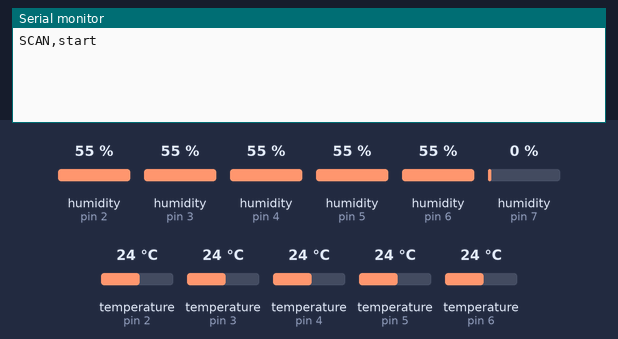
This sketch was run on a simulated Arduino Uno, built with avr-gcc and run on an emulated ATmega328P. Shown: the last lines printed to the serial monitor. Inputs (shaded band) come from the test bench; at power-on: humidity (sensors on pin 2, pin 3, pin 4, pin 5, pin 6) 55 %, humidity (sensor on pin 7) 0 %, temperature (sensors on pin 2, pin 3, pin 4, pin 5, pin 6) 24 °C.

Above: at 2.7 s.
2.8 s: humidity (sensor on pin 2) set to 22 %
At 4.6 s:
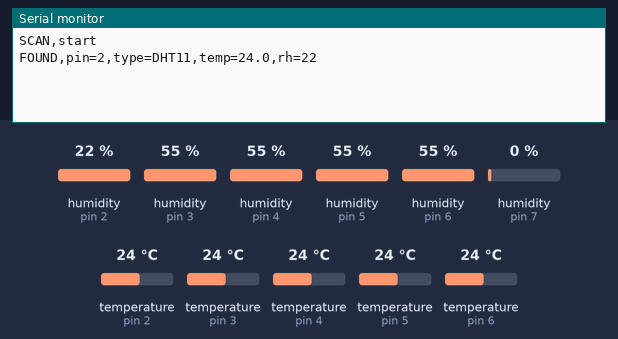
7.2 s: humidity (sensor on pin 3) set to 22 %
At 8.9 s:
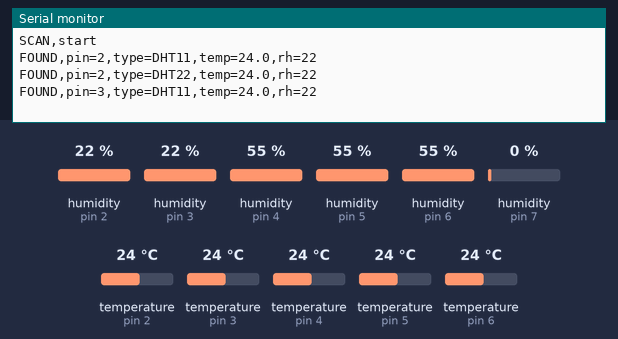
10.3 s: humidity (sensor on pin 4) set to 22 %
At 13.1 s:
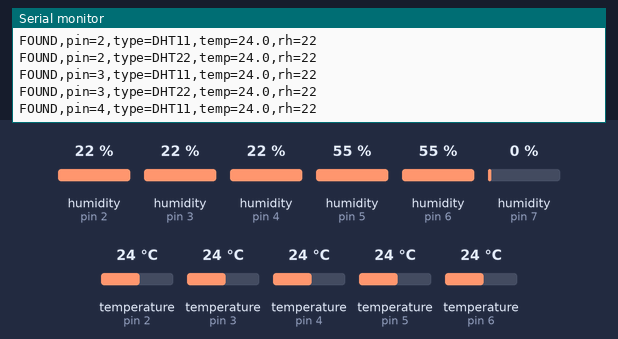
13.4 s: humidity (sensor on pin 5) set to 22 %
At 15.1 s:
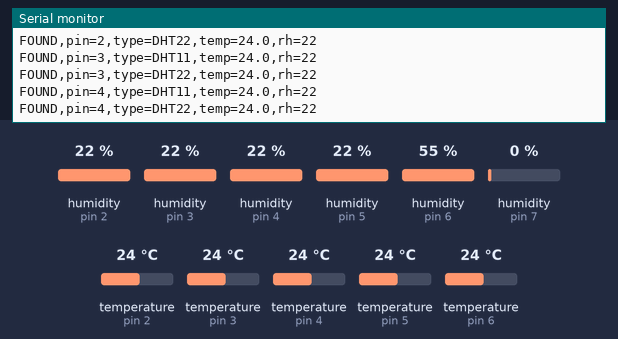
16.5 s: humidity (sensor on pin 6) set to 22 %
At 19.3 s:
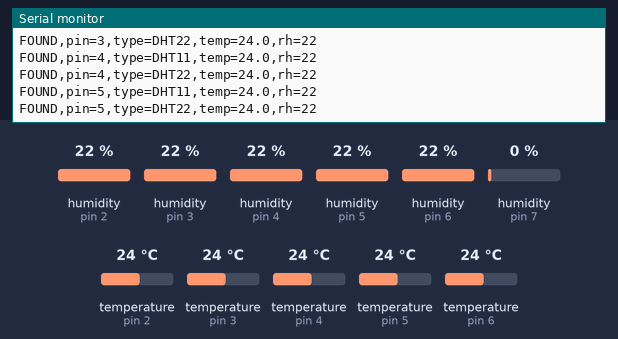
19.6 s: humidity (sensor on pin 7) set to 22 %
At 21.9 s:
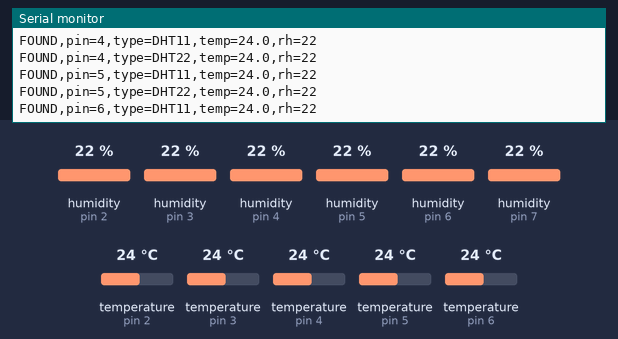
Timing chart, 0 to 23.4 s (numbered marks = the images above; inputs shaded):
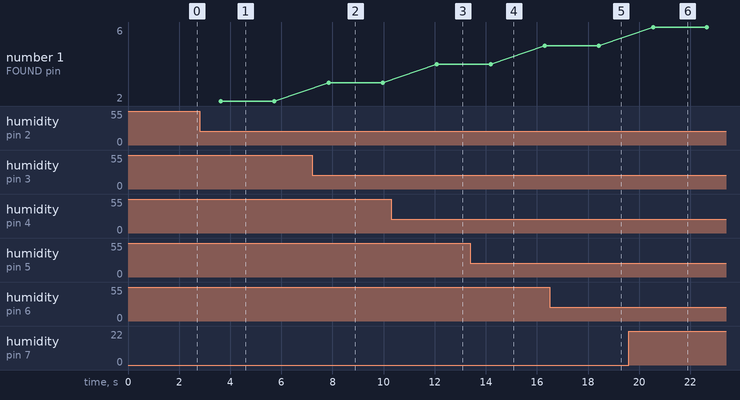

Measured:
- after the input at 2.8 s, the serial monitor: prints a new line after 0.82 s (image 1)
- after the input at 7.2 s, the serial monitor: prints a new line after 0.65 s (image 2)
- after the input at 10.3 s, the serial monitor: prints a new line after 1.8 s (image 3)

The sketch:

dht_finder.ino
```cpp
/*
 * AfyaNest DHT finder: tries every Arduino Uno pin and prints which one has a
 * working DHT11 or DHT22. Upload, open Serial Monitor at 9600 baud (or read it from
 * the terminal), note the pin, then set DHT_PIN / DHT_TYPE in afyanest_uno.ino.
 *
 * Needs the same "DHT sensor library" by Adafruit.
 */
#include <DHT.h>

const uint8_t PINS[] = {2, 3, 4, 5, 6, 7, 8, 9, 10, 11, 12, 13, A0, A1, A2, A3, A4, A5};

void setup() {
  Serial.begin(9600);
  delay(1500);
  Serial.println(F("SCAN,start"));
}

void loop() {
  bool found = false;
  for (uint8_t i = 0; i < sizeof(PINS); i++) {
    uint8_t types[] = {DHT11, DHT22};
    for (uint8_t k = 0; k < 2; k++) {
      DHT d(PINS[i], types[k]);
      d.begin();
      delay(2100);                          // sensor needs 2 s between reads
      float t = d.readTemperature(), h = d.readHumidity();
      if (!isnan(t) && !isnan(h) && h > 0 && h <= 100) {
        Serial.print(F("FOUND,pin="));
        if (PINS[i] >= A0) { Serial.print('A'); Serial.print(PINS[i] - A0); }
        else Serial.print(PINS[i]);
        Serial.print(F(",type=")); Serial.print(types[k] == DHT11 ? F("DHT11") : F("DHT22"));
        Serial.print(F(",temp=")); Serial.print(t, 1);
        Serial.print(F(",rh=")); Serial.println(h, 0);
        found = true;
      }
    }
  }
  if (!found) Serial.println(F("NOTFOUND,check + to 5V, - to GND, S/OUT to a digital pin"));
  Serial.println(F("SCAN,again"));
}
```
